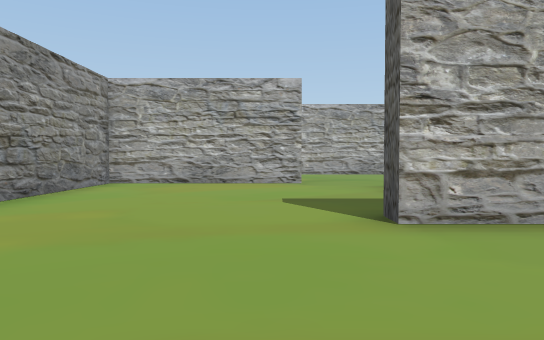
view 1 (above)

24 first-person views from a walk through a Unity game level. The camera is 1.3 m above the floor, tilts 2° down and sees 70° across. The floor is counted in squares, 2 m on a side. Each view is taken from the middle of a square. On the plan, view 1 faces up. The plan holds only what a view shows up to about 11 squares ahead; the rest is blank. The place goes on beyond the plan. The player is left out. Some animated figures are not drawn.

view 2
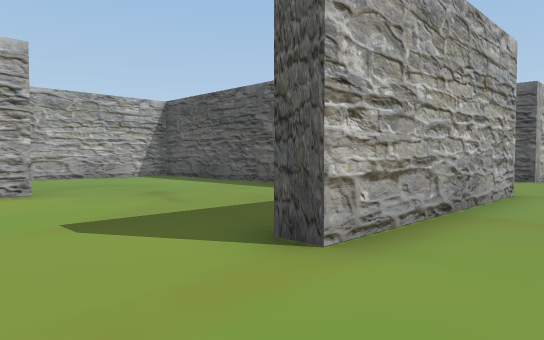

view 3
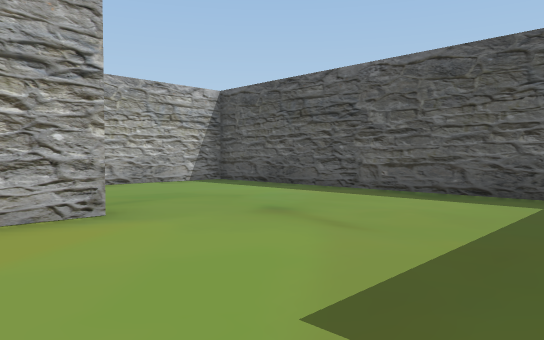

view 4
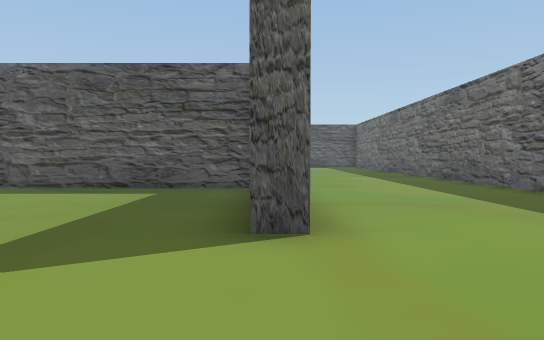

view 5
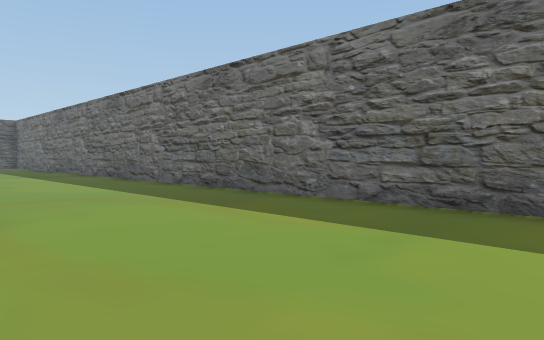

view 6
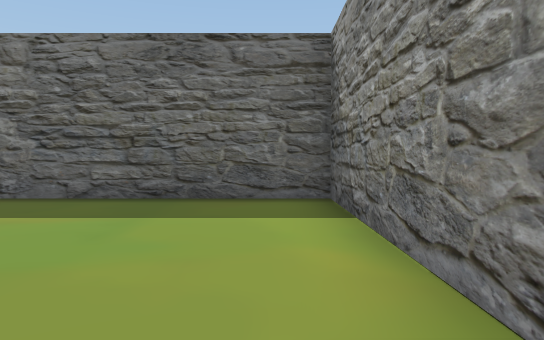

view 7
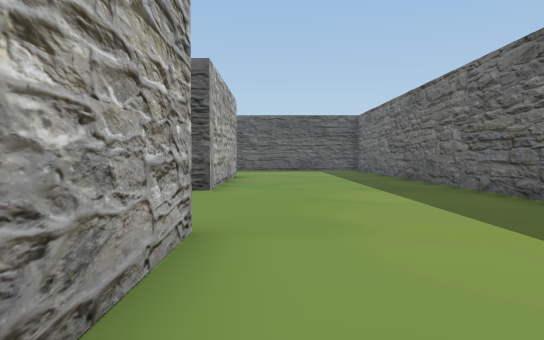

view 8
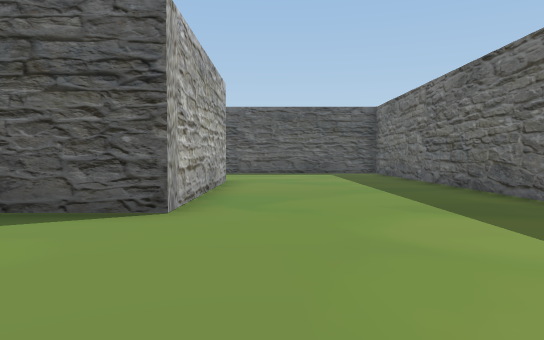

view 9
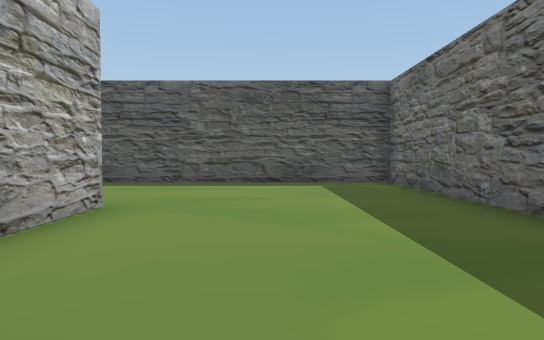

view 10
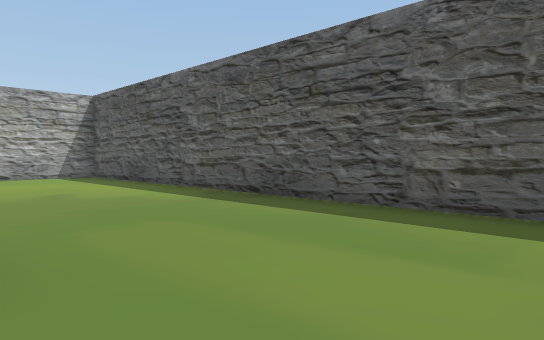

view 11
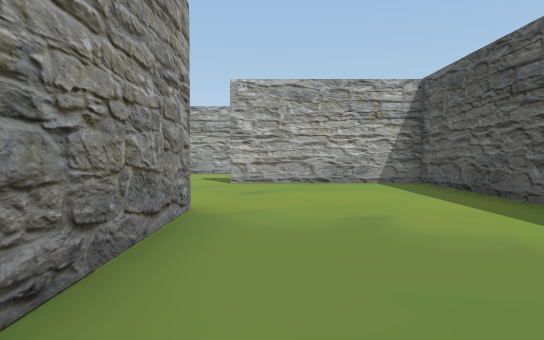

view 12
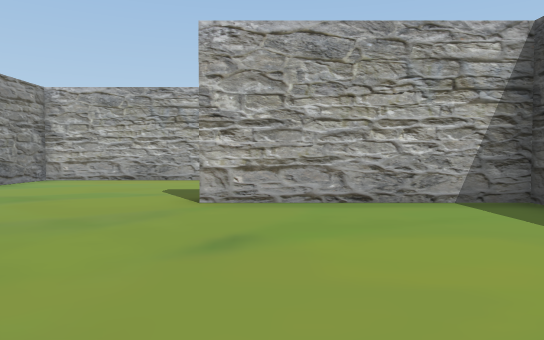

view 13
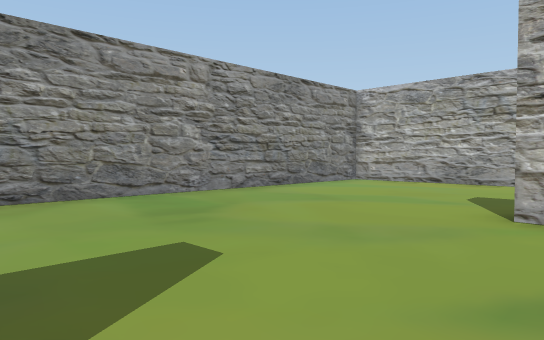

view 14
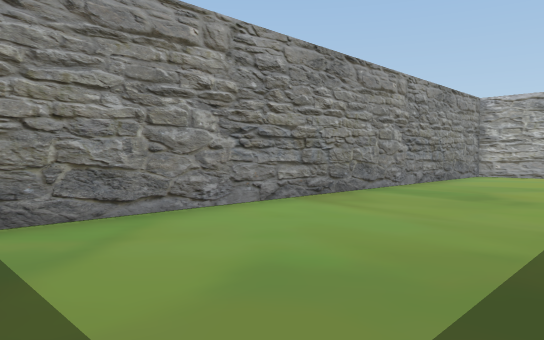

view 15
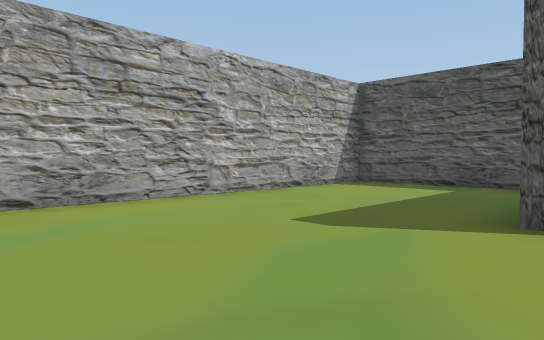

view 16
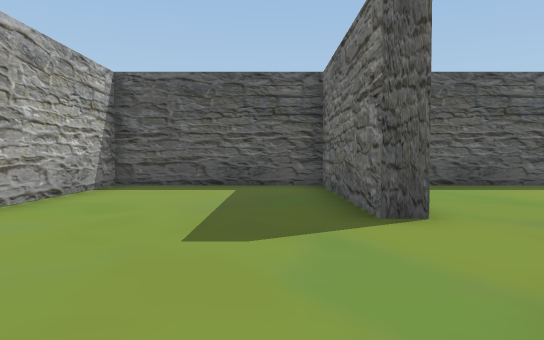

view 17
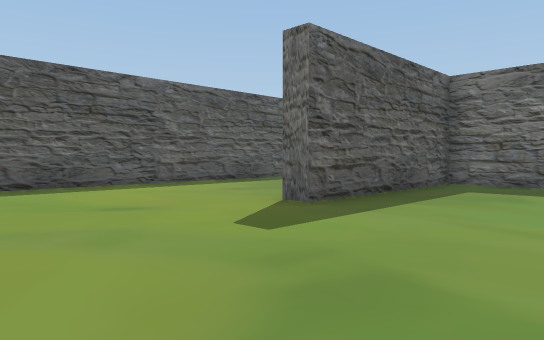

view 18
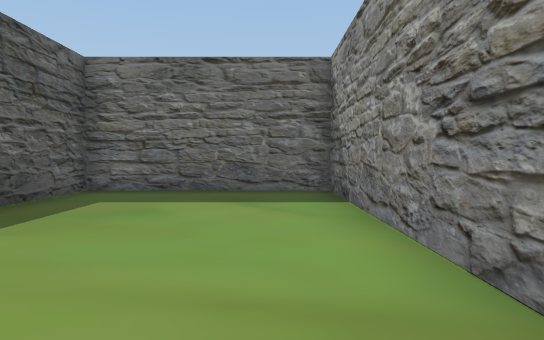

view 19
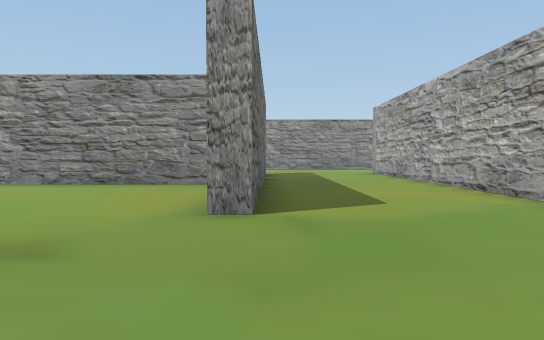

view 20
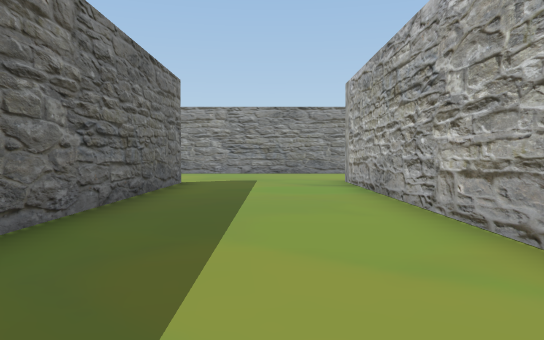

view 21
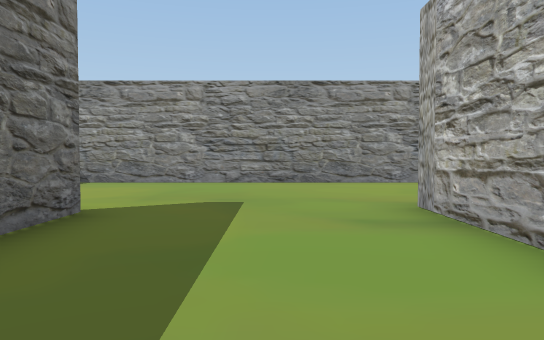

view 22
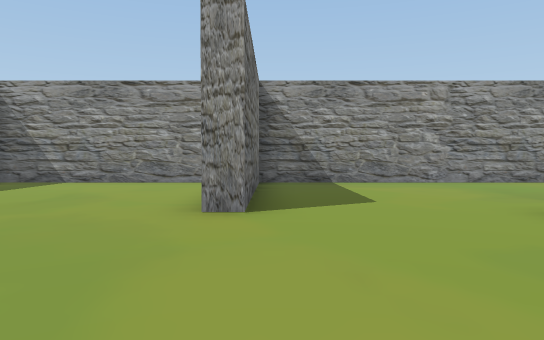

view 23
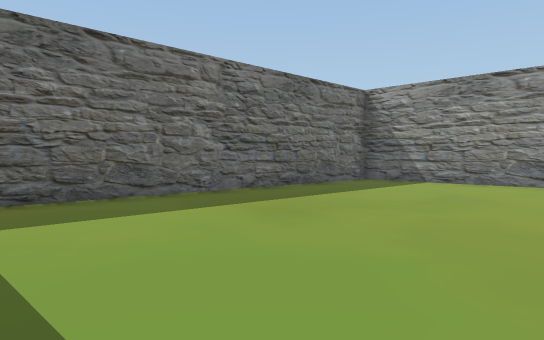

view 24
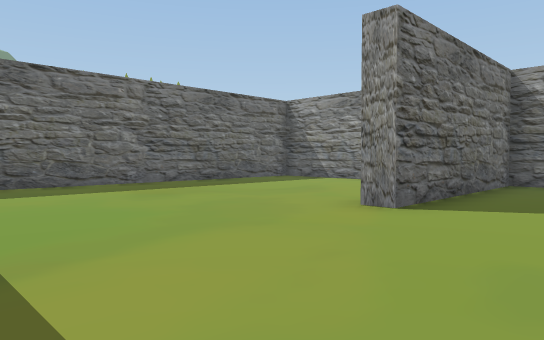

### Floor plan
Points are (right, up) in squares from view 1. A wall is a line through its corners. A room is listed if a view was taken in it or the views show most of it. See-through windows are left out.
Room 1 (views 1, 2, 3, 4, 5, 6, 7, 8, 9, 10, 11, 12, 13, 14, 15, 16, 17, 18, 19, 20, 21, 22, 23, 24)
walls: (-0.5, 13.9) (-10, 13.9); (5.8, 4.4) (5.8, 13.9) (1.8, 13.9); (6.4, 3.7) (1.2, 3.7) (1.2, 4.2); (-9.5, 9.8) (0.7, 9.8) (0.7, 9.3) (-3.9, 9.3) (-3.9, -0.9) (20.6, -0.9) (20.6, 14.4) (16, 14.4) (16, 14.9) (20.6, 14.9) (20.6, 19.5) (10.9, 19.5) (10.9, 4.7) (15.5, 4.7) (15.5, 9.8) (16, 9.8) (16, 6.4); (16, 4.2) (10.4, 4.2) (10.4, 6.1); (-14.6, 15.6) (-14.6, 5.7) (-9.5, 5.7) (-9.5, 5.1); (-14.6, 4.4) (-14.6, -0.9) (-6, -0.9)

Positions as (right, up) in squares from view 1, and headings:
1: (0, 0), facing up
2: (-1, 2), facing up-right
3: (-1, 5), facing up-right
4: (-2, 4), facing right
5: (-3, 4), facing down-right
6: (-3, 5), facing down
7: (3, 3), facing right
8: (6, 3), facing right
9: (11, 2), facing right
10: (16, 2), facing up-right
11: (17, 5), facing up
12: (17, 9), facing up
13: (17, 10), facing up-left
14: (15, 6), facing up-left
15: (12, 14), facing up-right
16: (12, 16), facing right
17: (12, 14), facing down-right
18: (12, 12), facing down
19: (5, 10), facing left
20: (0, 12), facing left
21: (-5, 12), facing left
22: (-5, 6), facing left
23: (-5, 5), facing down-left
24: (-5, 8), facing down-left
